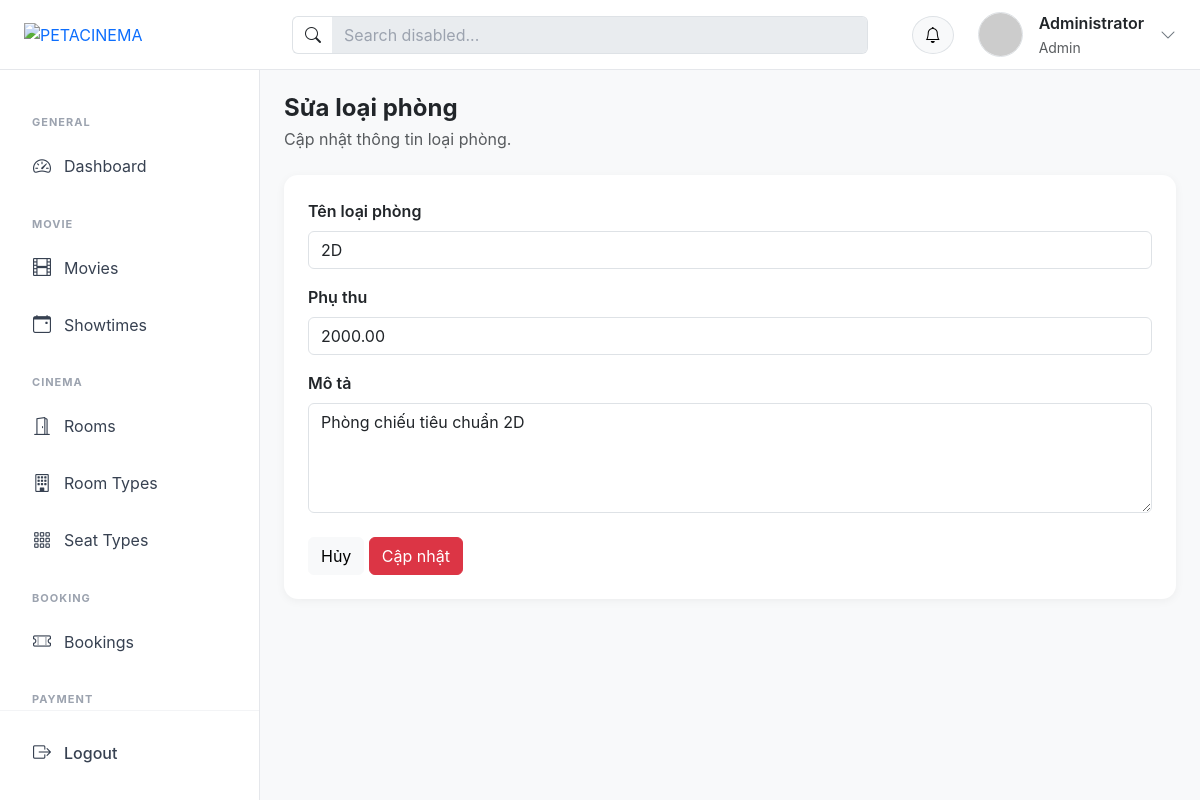
The app's page /?action=roomTypeEdit&id=6 (signed in), older data.
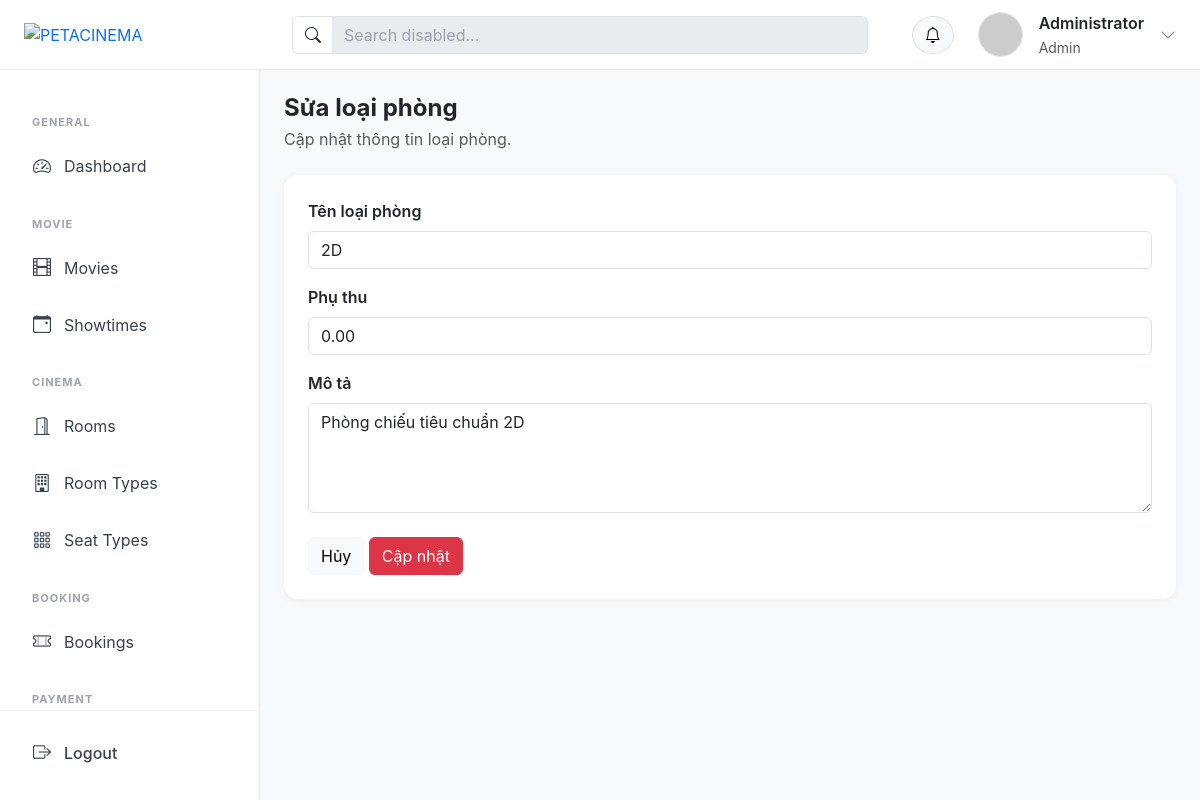
The same page, newer data.
### tables this page shows
CREATE TABLE `room_types` (
  `id` int NOT NULL,
  `name` varchar(50) NOT NULL,
  `price_modifier` decimal(10,2) DEFAULT '0.00',
  `description` text
);

### controllers/RoomTypeController.php (called while the page is built, shortened)
<?php
class RoomTypeController
{
    public $roomTypeModel;
    public function __construct()
    {
        $this->roomTypeModel = new RoomTypeModel();
    }
    public function edit()
    {
        $id = (int)($_GET['id'] ?? 0);
        $roomType = $this->roomTypeModel->editById($id);
        require_once PATH_VIEW . 'admin/layout/layout.php';
    }
}

### index.php (called while the page is built, shortened)
<?php
spl_autoload_register(function ($class) {
    $fileName = "$class.php";
    $fileModel              = PATH_MODEL . $fileName;
});
require_once './routes/index.php';

### models/BaseModel.php (called while the page is built, shortened)
<?php
class BaseModel
{
    public function __construct()
    {
        $dsn = sprintf('mysql:host=%s;port=%s;dbname=%s;charset=utf8mb4', DB_HOST, DB_PORT, DB_NAME);
        try {
            $this->pdo = new PDO($dsn, DB_USERNAME, DB_PASSWORD, DB_OPTIONS);
        } catch (PDOException $e) {
            die("Kết nối cơ sở dữ liệu thất bại: {$e->getMessage()}. Vui lòng thử lại sau.");
        }
    }
}

### models/RoomTypeModel.php (called while the page is built, shortened)
<?php
class RoomTypeModel extends BaseModel
{
    public function editById($id)
    {
        $sql = "SELECT * FROM room_types WHERE id = :id";
        $stmt = $this->pdo->prepare($sql);
        $stmt->bindParam('id', $id);
        $stmt->execute();
        return $stmt->fetch();
    }
}
?>

### views/admin/room-types/edit.php (the view, shortened to what this page needs)
<div class="mb-4">
    <h4 class="mb-1 fw-bold">Sửa loại phòng</h4>
    <p class="text-muted mb-0">Cập nhật thông tin loại phòng.</p>
</div>
<div class="card">
    <div class="card-body p-4">
        <form method="POST" action="?action=roomTypeEditProcess&id=<?= $roomType['id'] ?>">
            <div class="mb-3">
                <label class="form-label fw-semibold">Tên loại phòng</label>
                <input type="text" name="name" class="form-control" value="<?= htmlspecialchars($roomType['name']) ?>" required>
            </div>
            <div class="mb-3">
                <label class="form-label fw-semibold">Phụ thu</label>
                <input type="number" name="price_modifier" class="form-control" min="0" step="0.01" value="<?= htmlspecialchars($roomType['price_modifier']) ?>" required>
            </div>
            <div class="mb-4">
                <label class="form-label fw-semibold">Mô tả</label>
                <textarea name="description" class="form-control" rows="4"><?= htmlspecialchars($roomType['description'] ?? '') ?></textarea>
            </div>
            <a href="?action=room-types" class="btn btn-light">Hủy</a>
            <button type="submit" class="btn btn-danger">Cập nhật</button>
        </form>
    </div>
</div>

Row changes from the older to the newer data that the page shows:
changed room_types "Phòng chiếu tiêu chuẩn 2D": price_modifier "2000.00" → "0.00"
